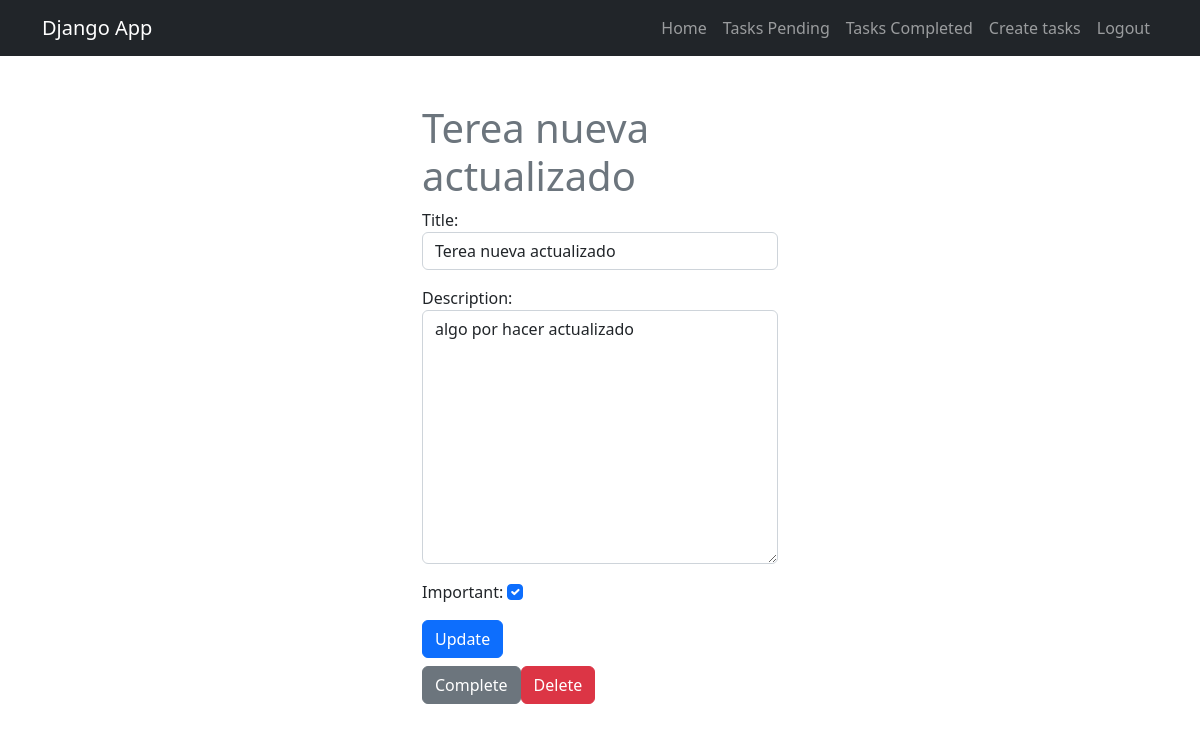
Page /tasks/8 (signed in) on the earlier database version.
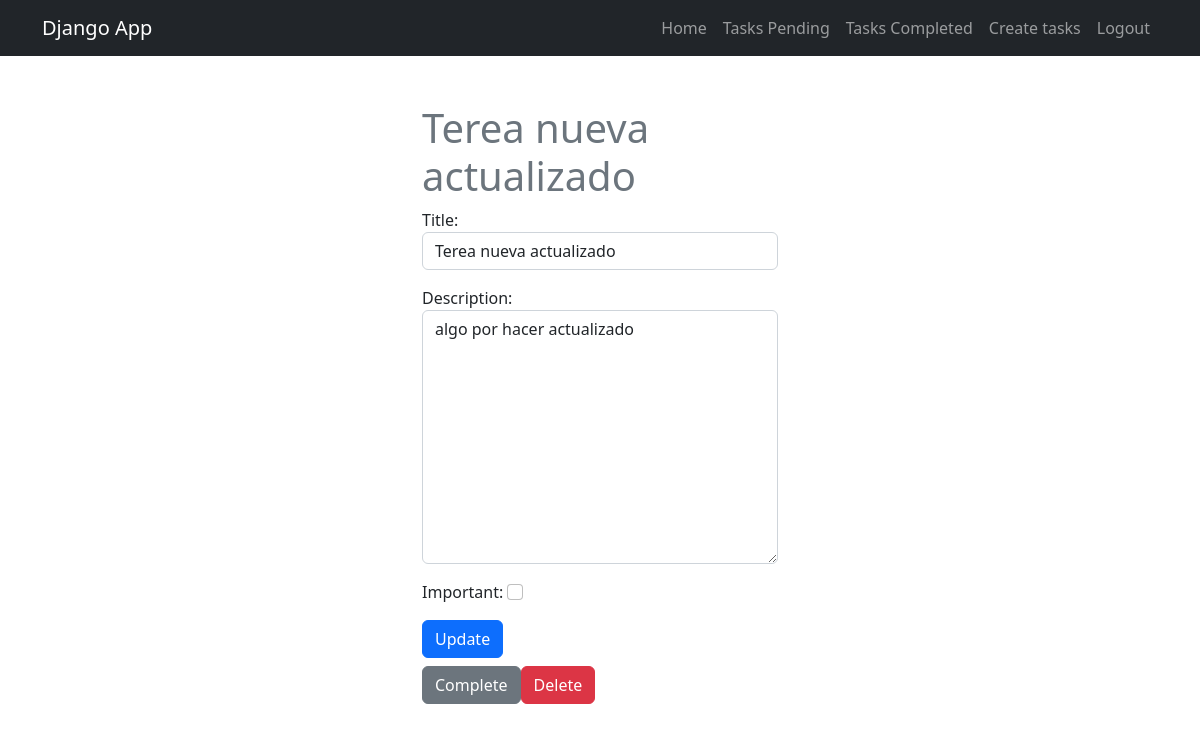
Same page on the later database version.
### tasks/models.py (models this page shows, shortened)
class Task(models.Model):
    title = models.CharField(max_length=100)
    description = models.TextField(blank=True)
    created = models.DateTimeField(auto_now_add=True)
    datecompleted = models.DateTimeField(null=True, blank=True)
    important = models.BooleanField(default=False)
    user = models.ForeignKey(User, on_delete=models.CASCADE)

### tasks/views.py (the view, shortened to what this page needs)
# urls.py: path('tasks/<int:task_id>', views.task_detail, name='task_detail'),
@login_required
def task_detail(request, task_id):
    if request.method == 'GET':
        task = get_object_or_404(Task, pk=task_id, user=request.user)
        form = TaskForm(instance=task)
        return render(request, 'task_detail.html', {
            'task': task,
            'form': form
        })

### tasks/forms.py
class TaskForm(forms.ModelForm):
    class Meta:
        model = Task
        fields = ['title', 'description', 'important']
        widgets = {
            'title': forms.TextInput(attrs={'class': 'form-control', 'placeholder': 'Write a title'}),
            'description': forms.Textarea(attrs={'class': 'form-control', 'placeholder': 'Write a description'}),
            'important': forms.CheckboxInput(attrs={'class': 'form-check-input'})
        }

### tasks/templates/task_detail.html (shortened to what this page needs)
{% extends 'base.html' %}
{% block content %}
<main class="container">
    <div class="row">
        <div class="col-md-4 offset-md-4 mt-5">
            <h1 class="text-secondary">{{ task.title }}</h1>
                <form method="POST">
                    {{ form.as_p }}
                    <button class="btn btn-primary">
                        Update
                    </button>
                </form>
            <div class="d-flex">
                <form action="{% url 'complete_task' task.id %}" method="POST">
                    <button class="btn btn-secondary mt-2">
                        Complete
                    </button>
                </form>
                <form action="{% url 'delete_task' task.id %}" method="POST">
                    <button class="btn btn-danger mt-2">
                        Delete
                    </button>
                </form>
            </div>
        </div>
    </div>
</main>
{% endblock %}

Differences in the rows shown:
changed Task "Terea nueva actualizado": important "☑" → "☐"
